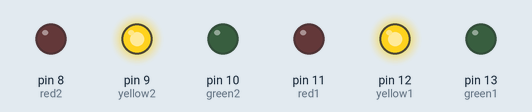
A sketch run on a simulated Arduino Uno, built with avr-gcc and run on an emulated ATmega328P. Parts: output pins drawn as LEDs (lit = HIGH).

Above: at 3.5 s.
At 10.5 s:
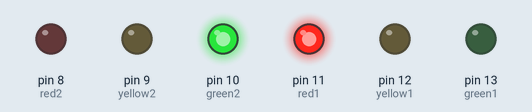
At 15.5 s:
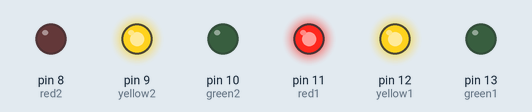
At 25.5 s:
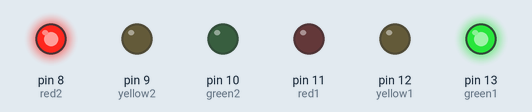
At 37.5 s:
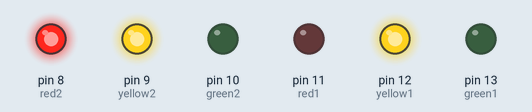
Timing chart, 0 to 44.2 s (numbered marks = the images above):
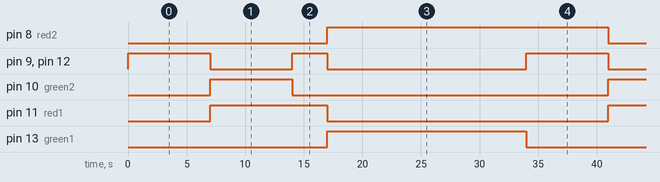

The sketch:

traffic_lights1.ino
```cpp
//TRAFFIC LIGHT 1
//red is connected 11
int red1 = 11;
//yellow is connected to 12
int yellow1 = 12;
//green is connected to 13
int green1 = 13;
// traffic light 2
//red2 connected to 8
int red2 = 8;
//yellow2 connected to 9
int yellow2 = 9;
// green2 connected to 10
int green2 = 10;

void setup (){
  //light1 shows that these are the output
  //outputs red light
  pinMode (red1, OUTPUT);
  //output yellow light
  pinMode (yellow1, OUTPUT);
  //output is green light
  pinMode (green1, OUTPUT);
   //light2 the outputs on the other side
  pinMode (red2, OUTPUT);
  //the second red light is the otput
  pinMode (yellow2, OUTPUT);
  //the second yelloe light is the output
  pinMode (green2, OUTPUT);
  //the second green light is the output
}
void loop () {
  //this orders t to continually repeat until disconnected from arduino
  changeLights ();
  // this is a code to chane lights
  delay(10000);
  // delays for 10 sec
}
  void changeLights () {
    //both yellow turns on
    digitalWrite(green1, LOW);
    //makes both the yellow glow
    digitalWrite(yellow1, HIGH);
    digitalWrite(yellow2, HIGH);
    delay(7000);

    //TURNS OFF YELLOW AND
    digitalWrite(yellow1, LOW);
    //turns on red light
    digitalWrite(red1, HIGH);
    // turns off the yellow
    digitalWrite(yellow2, LOW);
    // turns off the red
     digitalWrite(red2, LOW);
    // turns on green
    digitalWrite(green2, HIGH);
    delay(7000);
      //both of the yellow lights turns on
        digitalWrite(yellow1, HIGH);
    digitalWrite(yellow2, HIGH);
    // green is off
    digitalWrite(green2, LOW);
    delay(3000);
       //turns off both yellow light and turns on green1 and red2
      digitalWrite(green1, HIGH);
    digitalWrite(yellow1, LOW);
    // turn off red
    digitalWrite(red1, LOW);
    // turns off yellow
     digitalWrite(yellow2, LOW);
    //turn on red
    digitalWrite(red2, HIGH);
    //delays for 7 seconds
    delay(7000);
  }
```

Measured:
- by itself, pin 8 (red2): alternates HIGH for 24.0 s and LOW for 10.0 s
- by itself, pin 9 (yellow2), pin 12 (yellow1): repeats every 34.0 s: LOW 7.0 s, HIGH 3.0 s, LOW 17.0 s, HIGH 7.0 s
- by itself, pin 10 (green2): alternates HIGH for 7.0 s and LOW for 27.0 s
- by itself, pin 11 (red1): alternates HIGH for 10.0 s and LOW for 24.0 s
- by itself, pin 13 (green1): alternates HIGH for 17.0 s and LOW for 17.0 s
